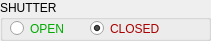
   <widget class="QGroupBox" name="vg_gb_shutter">
    <property name="geometry">
     <rect>
      <x>490</x>
      <y>110</y>
      <width>211</width>
      <height>41</height>
     </rect>
    </property>
    <property name="title">
     <string>SHUTTER</string>
    </property>
    <widget class="QRadioButton" name="radioButton">
     <property name="geometry">
      <rect>
       <x>20</x>
       <y>80</y>
       <width>61</width>
       <height>17</height>
      </rect>
     </property>
     <property name="palette">
      <palette>
       <active>
        <colorrole role="WindowText">
         <brush brushstyle="SolidPattern">
          <color alpha="255">
           <red>0</red>
           <green>170</green>
           <blue>0</blue>
          </color>
         </brush>
        </colorrole>
       </active>
       <inactive>
        <colorrole role="WindowText">
         <brush brushstyle="SolidPattern">
          <color alpha="255">
           <red>0</red>
           <green>170</green>
           <blue>0</blue>
          </color>
         </brush>
        </colorrole>
       </inactive>
       <disabled>
        <colorrole role="WindowText">
         <brush brushstyle="SolidPattern">
          <color alpha="255">
           <red>120</red>
           <green>120</green>
           <blue>120</blue>
          </color>
         </brush>
        </colorrole>
       </disabled>
      </palette>
     </property>
     <property name="text">
      <string>OPEN</string>
     </property>
    </widget>
    <widget class="QRadioButton" name="radioButton_2">
     <property name="geometry">
      <rect>
       <x>100</x>
       <y>80</y>
       <width>61</width>
       <height>17</height>
      </rect>
     </property>
     <property name="palette">
      <palette>
       <active>
        <colorrole role="WindowText">
         <brush brushstyle="SolidPattern">
          <color alpha="255">
           <red>170</red>
           <green>0</green>
           <blue>0</blue>
          </color>
         </brush>
        </colorrole>
        <colorrole role="ButtonText">
         <brush brushstyle="SolidPattern">
          <color alpha="255">
           <red>170</red>
           <green>0</green>
           <blue>0</blue>
          </color>
         </brush>
        </colorrole>
       </active>
       <inactive>
        <colorrole role="WindowText">
         <brush brushstyle="SolidPattern">
          <color alpha="255">
           <red>170</red>
           <green>0</green>
           <blue>0</blue>
          </color>
         </brush>
        </colorrole>
        <colorrole role="ButtonText">
         <brush brushstyle="SolidPattern">
          <color alpha="255">
           <red>170</red>
           <green>0</green>
           <blue>0</blue>
          </color>
         </brush>
        </colorrole>
       </inactive>
       <disabled>
        <colorrole role="WindowText">
         <brush brushstyle="SolidPattern">
          <color alpha="255">
           <red>120</red>
           <green>120</green>
           <blue>120</blue>
          </color>
         </brush>
        </colorrole>
        <colorrole role="ButtonText">
         <brush brushstyle="SolidPattern">
          <color alpha="255">
           <red>120</red>
           <green>120</green>
           <blue>120</blue>
          </color>
         </brush>
        </colorrole>
       </disabled>
      </palette>
     </property>
     <property name="text">
      <string>CLOSED</string>
     </property>
     <property name="checked">
      <bool>false</bool>
     </property>
    </widget>
    <widget class="QRadioButton" name="shutter_open_vg_radio">
     <property name="geometry">
      <rect>
       <x>10</x>
       <y>20</y>
       <width>61</width>
       <height>17</height>
      </rect>
     </property>
     <property name="palette">
      <palette>
       <active>
        <colorrole role="WindowText">
         <brush brushstyle="SolidPattern">
          <color alpha="255">
           <red>0</red>
           <green>170</green>
           <blue>0</blue>
          </color>
         </brush>
        </colorrole>
       </active>
       <inactive>
        <colorrole role="WindowText">
         <brush brushstyle="SolidPattern">
          <color alpha="255">
           <red>0</red>
           <green>170</green>
           <blue>0</blue>
          </color>
         </brush>
        </colorrole>
       </inactive>
       <disabled>
        <colorrole role="WindowText">
         <brush brushstyle="SolidPattern">
          <color alpha="255">
           <red>120</red>
           <green>120</green>
           <blue>120</blue>
          </color>
         </brush>
        </colorrole>
       </disabled>
      </palette>
     </property>
     <property name="text">
      <string>OPEN</string>
     </property>
    </widget>
    <widget class="QRadioButton" name="shutter_close_vg_radio">
     <property name="geometry">
      <rect>
       <x>90</x>
       <y>20</y>
       <width>91</width>
       <height>17</height>
      </rect>
     </property>
     <property name="palette">
      <palette>
       <active>
        <colorrole role="WindowText">
         <brush brushstyle="SolidPattern">
          <color alpha="255">
           <red>170</red>
           <green>0</green>
           <blue>0</blue>
          </color>
         </brush>
        </colorrole>
        <colorrole role="ButtonText">
         <brush brushstyle="SolidPattern">
          <color alpha="255">
           <red>170</red>
           <green>0</green>
           <blue>0</blue>
          </color>
         </brush>
        </colorrole>
       </active>
       <inactive>
        <colorrole role="WindowText">
         <brush brushstyle="SolidPattern">
          <color alpha="255">
           <red>170</red>
           <green>0</green>
           <blue>0</blue>
          </color>
         </brush>
        </colorrole>
        <colorrole role="ButtonText">
         <brush brushstyle="SolidPattern">
          <color alpha="255">
           <red>170</red>
           <green>0</green>
           <blue>0</blue>
          </color>
         </brush>
        </colorrole>
       </inactive>
       <disabled>
        <colorrole role="WindowText">
         <brush brushstyle="SolidPattern">
          <color alpha="255">
           <red>120</red>
           <green>120</green>
           <blue>120</blue>
          </color>
         </brush>
        </colorrole>
        <colorrole role="ButtonText">
         <brush brushstyle="SolidPattern">
          <color alpha="255">
           <red>120</red>
           <green>120</green>
           <blue>120</blue>
          </color>
         </brush>
        </colorrole>
       </disabled>
      </palette>
     </property>
     <property name="text">
      <string>CLOSED</string>
     </property>
     <property name="checked">
      <bool>true</bool>
     </property>
    </widget>
   </widget>
